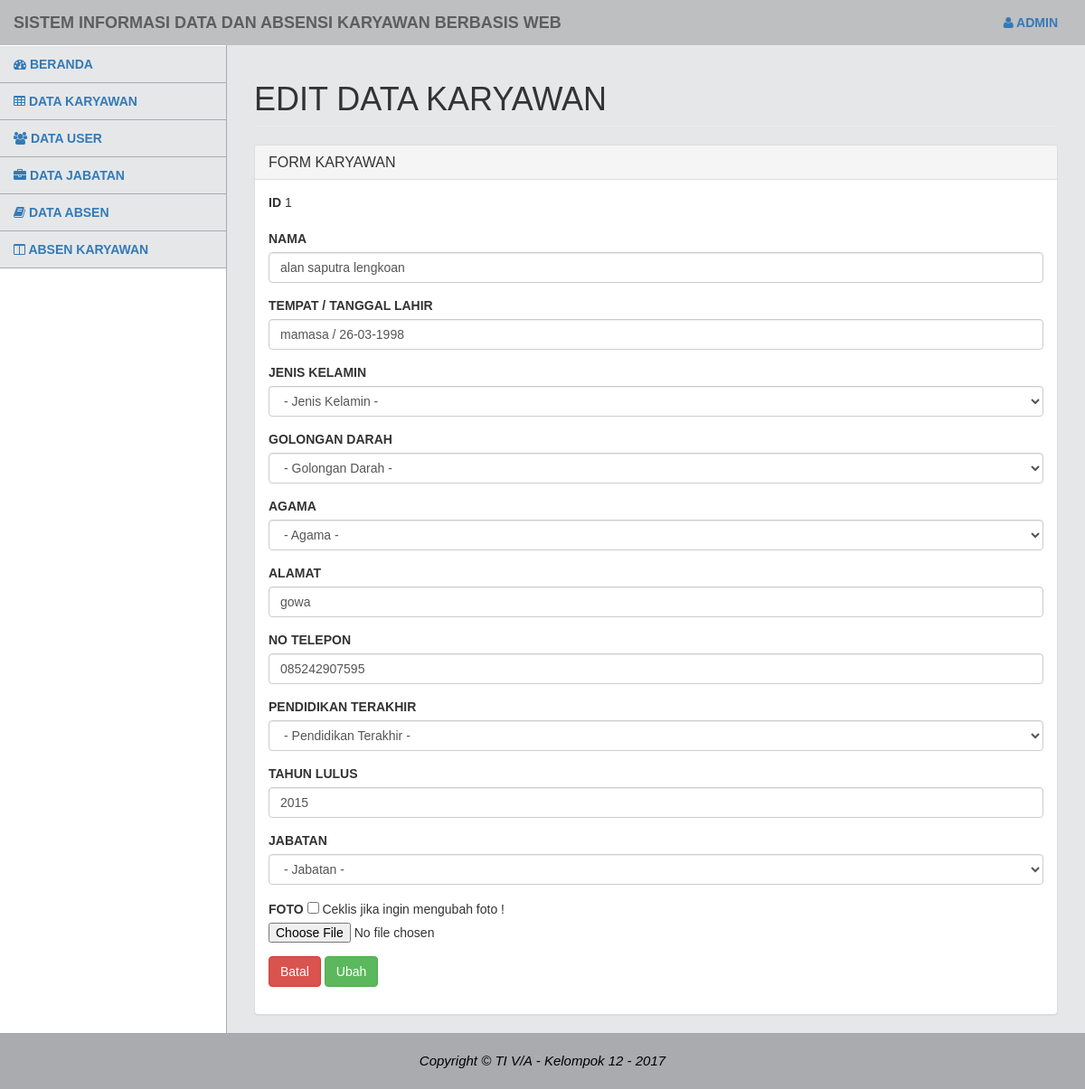
The page /edit_karyawan.php?id_karyawan=1 on the database its author committed.
### tables this page shows
CREATE TABLE `tb_karyawan` (
  `id_karyawan` varchar(20) NOT NULL,
  `nama` varchar(50) NOT NULL,
  `tmp_tgl_lhr` varchar(20) NOT NULL,
  `jenkel` varchar(20) NOT NULL,
  `gol_dar` varchar(5) NOT NULL,
  `agama` varchar(20) NOT NULL,
  `alamat` varchar(50) NOT NULL,
  `no_tel` varchar(20) NOT NULL,
  `pen_ter` varchar(10) NOT NULL,
  `tah_lus` varchar(10) NOT NULL,
  `jabatan` varchar(20) NOT NULL,
  `foto` blob NOT NULL
);

### edit_karyawan.php (the view, shortened to what this page needs)
<?php
include ("koneksi.php");
$idkar   = $_GET['id_karyawan'];
$sql     = "SELECT * FROM tb_karyawan WHERE id_karyawan = '".$idkar."'";
$query   = mysqli_query($koneksi, $sql);
while ($row = mysqli_fetch_row($query)) {
  $nama    = $row[1];
  $tempat  = $row[2];
  $alamat  = $row[6];
  $notel   = $row[7];
  $tahlus  = $row[9];
}
 ?>
<!DOCTYPE html>
<html>
  <head>
    <link href="vendor/css/bootstrap/bootstrap.min.css" rel="stylesheet">
    <link href="vendor/font-awesome/css/font-awesome.min.css" rel="stylesheet" type="text/css">
    <link href="css/tampilanadmin.css" rel="stylesheet">
  </head>
  <body>
    <div id="wrapper">
      <nav class="navbar navbar-default navbar-static-top" role="navigation" style="margin-bottom: 0">
          <div class="navbar-header">
            <a class="navbar-brand">Sistem Informasi Data dan Absensi Karyawan Berbasis Web</a>
          </div>
          <ul class="nav navbar-top-links navbar-right">
            <li class="dropdown">
              <a class="dropdown-toggle" data-toggle="dropdown" href="#">
                <i class="fa fa-user"></i> Admin
              </a>
            </li>
          </ul>
          <div class="navbar-default sidebar" role="navigation">
            <div class="sidebar-nav navbar-collapse">
              <ul class="nav" id="side-menu">
                <li>
                  <a href="beranda_admin.php">
                    <i class="fa fa-dashboard"></i> Beranda
                  </a>
                </li>
                <li>
                  <a href="data_karyawan.php">
                    <i class="fa fa-table"></i> Data Karyawan
                  </a>
                </li>
                <li>
                  <a href="data_user.php">
                    <i class="fa fa-users"></i> Data User
                  </a>
                </li>
                <li>
                  <a href="data_jabatan.php">
                    <i class="fa fa-briefcase"></i> Data Jabatan
                  </a>
                </li>
                <li>
                  <a href="data_absen.php">
                    <i class="fa fa-book"></i> Data Absen
                  </a>
                </li>
                <li>
                  <a href="absen_umum.php">
                    <i class="fa fa-columns"></i> Absen Karyawan
                  </a>
                </li>
              </ul>
            </div>
          </div>
      </nav>
      <div id="page-wrapper">
        <div class="row">
          <div class="col-lg-12">
            <h1 class="page-header">Edit Data Karyawan</h1>
          </div>
        </div>
        <div class="row">
          <div class="col-lg-12">
            <div class="panel panel-default">
              <div class="panel-heading">
                <h1 class="panel-title">Form Karyawan</h1>
              </div>
              <div class="panel-body">
                <form class="form" action="proseditkar.php" enctype="multipart/form-data" method="post">
                  <div class="form-group">
                    <label>ID</label>
                    <input class="form-control" type="hidden" name="inpid" value=<?php echo $_GET['id_karyawan']; ?>> <?php echo $_GET['id_karyawan']; ?>
                  </div>
                  <div class="form-group">
                    <label>NAMA</label>
                    <input class="form-control" type="text" name="inpnama" value=<?php echo "\"$nama\""; ?>>
                  </div>
                  <div class="form-group">
                    <label>TEMPAT / TANGGAL LAHIR</label>
                    <input class="form-control" type="text" name="inpttl" value=<?php echo "\"$tempat\""; ?>>
                  </div>
                  <div class="form-group">
                    <label>JENIS KELAMIN</label>
                    <select class="form-control" name="inpjk">
                      <option>- Jenis Kelamin -</option>
                    </select>
                  </div>
                  <div class="form-group">
                    <label>GOLONGAN DARAH</label>
                    <select class="form-control" name="inpgoldar">
                      <option>- Golongan Darah -</option>
                    </select>
                  </div>
                  <div class="form-group">
                    <label>AGAMA</label>
                    <select class="form-control" name="inpagama">
                      <option>- Agama -</option>
                    </select>
                  </div>
                  <div class="form-group">
                    <label>ALAMAT</label>
                    <input class="form-control" type="text" name="inpalamat" value=<?php echo "\"$alamat\""; ?>>
                  </div>
                  <div class="form-group">
                    <label>NO TELEPON</label>
                    <input class="form-control" type="text" name="inptel" value=<?php echo "\"$notel\""; ?>>
                  </div>
                  <div class="form-group">
                    <label>PENDIDIKAN TERAKHIR</label>
                    <select class="form-control" name="inppenter">
                      <option>- Pendidikan Terakhir -</option>
                    </select>
                  </div>
                  <div class="form-group">
                    <label>TAHUN LULUS</label>
                    <input class="form-control" type="text" name="inptahlus" value=<?php echo "\"$tahlus\""; ?>>
                  </div>
                  <div class="form-group">
                    <label>JABATAN</label>
                    <select class="form-control" name="inpjab">
                      <option>- Jabatan -</option>
                    </select>
                  </div>
                  <div class="form-group">
                    <label>FOTO</label>
                    <input type="checkbox" name="ubahfoto" value="true"> Ceklis jika ingin mengubah foto !
                    <br>
                    <input type="file" name="inpfoto">
                  </div>
                  <div class="form-group">
                    <a href="data_karyawan.php">
                      <button type="button" name="button" class="btn btn-danger">Batal</button>
                    </a>
                    <input class="btn btn-success" type="submit" name="ubahdata" value="Ubah">
                  </div>
                </form>
              </div>
            </div>
          </div>
        </div>
      </div>
    </div>
    <footer class="text-center">
      <div class="footer-below">
        <div class="container">
          <div class="row">
            <div class="col-lg-12">
              <em>Copyright &copy; TI V/A - Kelompok 12 - 2017</em>
            </div>
          </div>
        </div>
      </div>
    </footer>
  </body>
</html>

### css/tampilanadmin.css (style rules this page uses)
body { font-family: Arial, sans-serif; }
h1 { text-transform: uppercase; font-weight: 500; }
#wrapper { width: 100%; }
#page-wrapper { padding: 0 15px; min-height: 568px; background-color: #E6E7E8; }
@media (min-width: 768px) { #page-wrapper { position: inherit; margin: 0 0 0 250px; padding: 0 30px; border-left: 1px solid #A9ABAE; } }
.navbar { background-color: #BDBFC1; font-weight: 700; font-family: arial; text-transform: uppercase; border: none; }
.navbar-top-links { margin-right: 0; }
.navbar-top-links li { display: inline-block; }
.navbar-top-links li:last-child { margin-right: 15px; }
.navbar-top-links li a { padding: 15px; min-height: 50px; }
.sidebar { background-color: #E6E7E8; }
.sidebar .sidebar-nav.navbar-collapse { padding-left: 0; padding-right: 0; }
.sidebar ul li { border-bottom: 1px solid #A9ABAE; }
@media (min-width: 768px) { .sidebar { z-index: 1; position: absolute; width: 250px; margin-top: 51px; } }
@media (min-width: 768px) { .navbar-top-links { margin-left: auto; } }
footer { color: black; font-size: 15px; }
footer .footer-below { padding: 20px 0; background-color: #A9ABAE; }

### rows shown on the page
tb_karyawan: inpnama "alan saputra lengkoan", inpttl "mamasa / 26-03-1998", inpalamat "gowa", inptel "085242907595", inptahlus "2015"

### other values the page prints
$_GET['id_karyawan'] "1"
